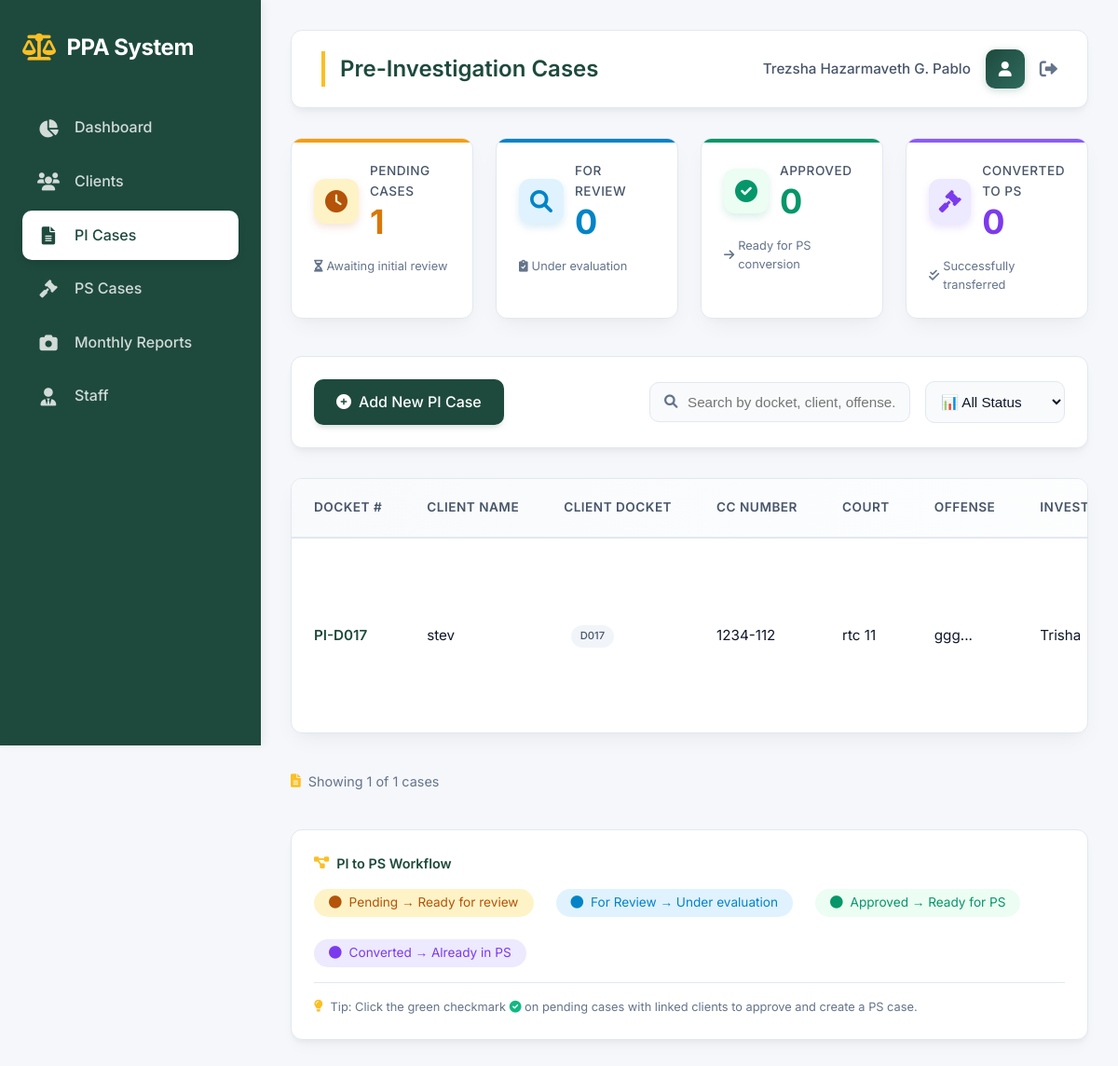
The page /pi_list.php (signed in) on the database as committed earlier.
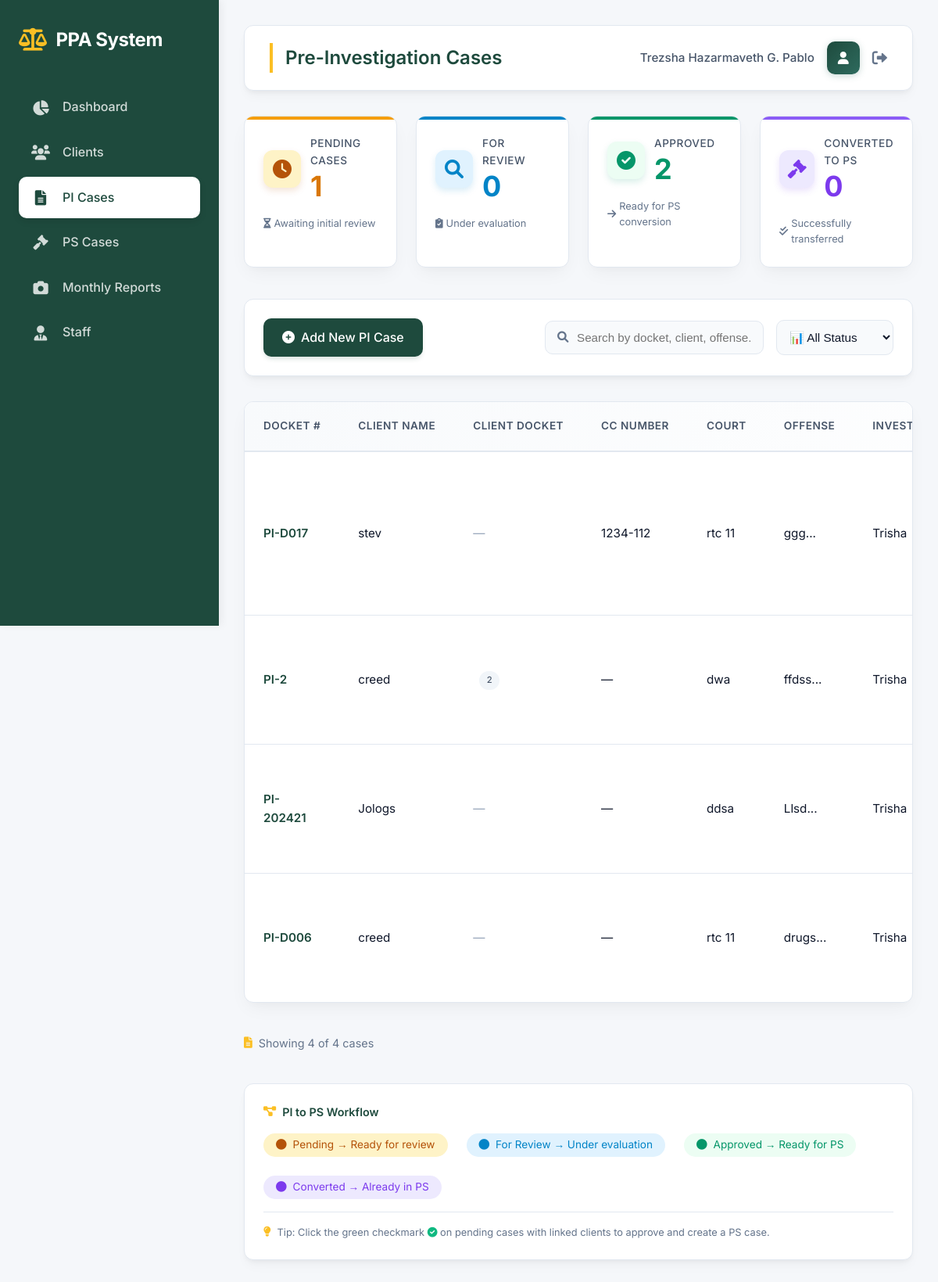
The same page on the database as committed later.
### tables this page shows
CREATE TABLE `pre_investigation` (
  `id` int(11) NOT NULL,
  `docket_number` varchar(50) DEFAULT NULL,
  `name` varchar(255) NOT NULL,
  `cc_number` varchar(50) DEFAULT NULL,
  `court` varchar(255) DEFAULT NULL,
  `offense` text DEFAULT NULL,
  `sentence` text DEFAULT NULL,
  `address` text DEFAULT NULL,
  `investigator` varchar(255) DEFAULT NULL,
  `date_filed` date DEFAULT NULL,
  `status` enum('Pending','Approved','Rejected','For Review') DEFAULT 'Pending',
  `remarks` text DEFAULT NULL,
  `created_by` int(11) DEFAULT NULL,
  `created_at` timestamp NOT NULL DEFAULT current_timestamp(),
  `updated_at` timestamp NULL DEFAULT NULL ON UPDATE current_timestamp(),
  `client_id` int(11) DEFAULT NULL,
  `converted_to_ps` tinyint(4) DEFAULT 0
);

CREATE TABLE `clients` (
  `id` int(11) NOT NULL,
  `docket_number` varchar(50) DEFAULT NULL,
  `name` varchar(100) DEFAULT NULL,
  `cc_number` varchar(50) DEFAULT NULL,
  `court` varchar(100) DEFAULT NULL,
  `offense` varchar(100) DEFAULT NULL,
  `sentence` varchar(100) DEFAULT NULL,
  `address` text DEFAULT NULL,
  `status` varchar(50) DEFAULT NULL,
  `created_at` timestamp NOT NULL DEFAULT current_timestamp(),
  `start_date` date DEFAULT NULL,
  `end_date` date DEFAULT NULL,
  `payment` decimal(10,2) DEFAULT 0.00,
  `pi_case_id` int(11) DEFAULT NULL,
  `ps_case_id` int(11) DEFAULT NULL,
  `case_status` varchar(50) DEFAULT 'Pending',
  `phone_number` varchar(20) DEFAULT NULL
);

### pi_list.php (the view, shortened to what the changed rows need)
<?php
include 'config/database.php';
$pi_cases = mysqli_query($conn, "
    SELECT pi.*, c.name as client_name, c.docket_number as client_docket,
           ps.id as ps_id, ps.docket_number as ps_docket
    FROM pre_investigation pi
    LEFT JOIN clients c ON pi.client_id = c.id
    LEFT JOIN probation_supervision ps ON pi.id = ps.source_pi_id
    ORDER BY
        CASE
            WHEN pi.status = 'Pending' THEN 1
            WHEN pi.status = 'For Review' THEN 2
            WHEN pi.status = 'Approved' THEN 3
            ELSE 4
        END, pi.created_at DESC
");
$approved = mysqli_fetch_assoc(mysqli_query($conn, "SELECT COUNT(*) as total FROM pre_investigation WHERE status='Approved'"))['total'];
?>
<!DOCTYPE html>
<html lang="en">
<head>
    <link rel="stylesheet" href="https://cdnjs.cloudflare.com/ajax/libs/font-awesome/6.0.0/css/all.min.css">
</head>
<body>
    <div class="app">
        <div class="main">
            <div class="top-bar">
                <h1 class="page-title">Pre-Investigation Cases</h1>
            </div>
            <div class="stats-grid">
                <div class="stat-card approved">
                    <div class="stat-header">
                        <div class="stat-content">
                            <div class="stat-label">Approved</div>
                            <div class="stat-value approved"><?php echo $approved; ?></div>
                        </div>
                    </div>
                </div>
            </div>
            <div class="table-container">
                <table class="cases-table" id="casesTable">
                    <thead>
                        <tr>
                            <th>Docket #</th>
                            <th>Client Name</th>
                            <th>Client Docket</th>
                            <th>CC Number</th>
                            <th>Court</th>
                            <th>Offense</th>
                            <th>Investigator</th>
                        </tr>
                    </thead>
                    <tbody>
                        <?php if(mysqli_num_rows($pi_cases) > 0): ?>
                            <?php while($row = mysqli_fetch_assoc($pi_cases)): ?>
                            <tr class="case-row" data-status="<?php echo str_replace(' ', '', $row['status']); ?>">
                                <td><span class="docket-number"><?php echo $row['docket_number']; ?></span></td>
                                <td>
                                    <?php echo $row['client_name'] ?: $row['name']; ?>
                                </td>
                                <td>
                                    <?php if($row['client_docket']): ?>
                                        <span class="client-badge"><?php echo $row['client_docket']; ?></span>
                                    <?php else: ?>
                                        <span style="color: #94a3b8;">—</span>
                                    <?php endif; ?>
                                </td>
                                <td><?php echo $row['cc_number'] ?: '—'; ?></td>
                                <td><?php echo $row['court']; ?></td>
                                <td><?php echo substr($row['offense'], 0, 25); ?>...</td>
                                <td><?php echo $row['investigator']; ?></td>
                            </tr>
                            <?php endwhile; ?>
                        <?php endif; ?>
                    </tbody>
                </table>
            </div>
            <div class="results-count">
                <i class="fas fa-file-lines"></i>
                <span id="resultCount">Showing <?php echo mysqli_num_rows($pi_cases); ?> cases</span>
            </div>
        </div>
    </div>
</body>
</html>

Rows that differ between the two databases and show on the page:
shown differently, row unchanged: pre_investigation "PI-D017": client.docket_number "D017" → (not shown); now shows "—"
added pre_investigation: docket_number "PI-2", client.name "creed", client.docket_number "2", cc_number "—", court "dwa", offense "ffdss", investigator "Trisha"
added pre_investigation: docket_number "PI-202421", name "Jologs", cc_number "—", court "ddsa", offense "Llsd", investigator "Trisha"
added pre_investigation: docket_number "PI-D006", name "creed", cc_number "—", court "rtc 11", offense "drugs", investigator "Trisha"
Other text that changed with them:
$approved: "0" → "2"
text written by a page script: "Showing 1 of 1 cases" → "Showing 4 of 4 cases"
